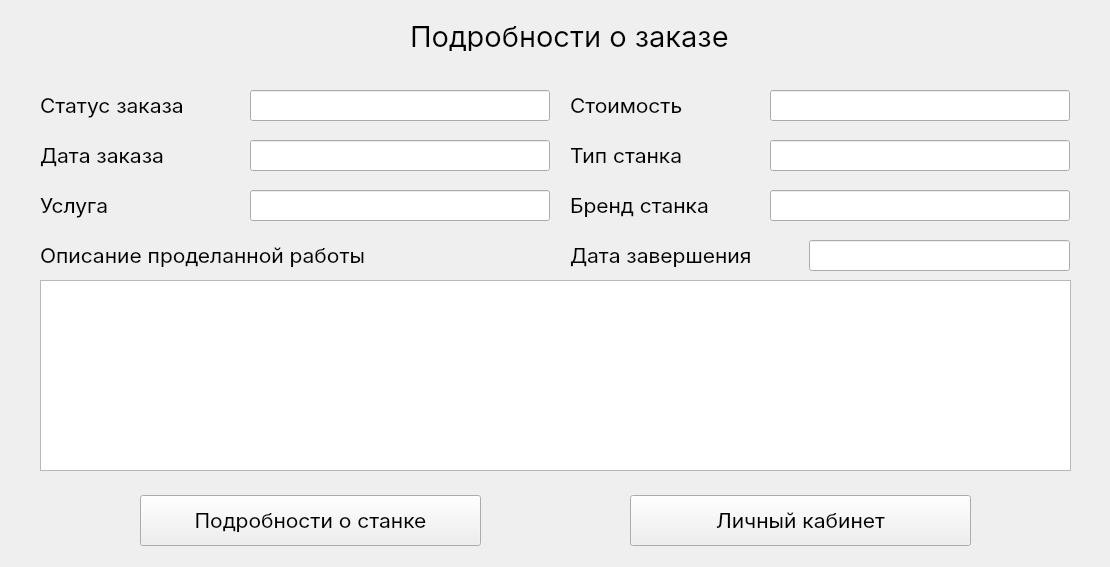
<?xml version="1.0" encoding="UTF-8"?>
<ui version="4.0">
 <class>AboutOrderWindow</class>
 <widget class="QWidget" name="AboutOrderWindow">
  <property name="geometry">
   <rect>
    <x>0</x>
    <y>0</y>
    <width>1110</width>
    <height>567</height>
   </rect>
  </property>
  <property name="sizePolicy">
   <sizepolicy hsizetype="Fixed" vsizetype="Fixed">
    <horstretch>0</horstretch>
    <verstretch>0</verstretch>
   </sizepolicy>
  </property>
  <property name="minimumSize">
   <size>
    <width>1110</width>
    <height>567</height>
   </size>
  </property>
  <property name="maximumSize">
   <size>
    <width>1110</width>
    <height>567</height>
   </size>
  </property>
  <property name="palette">
   <palette>
    <active/>
    <inactive/>
    <disabled/>
   </palette>
  </property>
  <property name="font">
   <font>
    <family>Inter</family>
    <pointsize>16</pointsize>
   </font>
  </property>
  <property name="windowTitle">
   <string>Подробности о заказе</string>
  </property>
  <widget class="QLabel" name="about_order_label">
   <property name="geometry">
    <rect>
     <x>410</x>
     <y>20</y>
     <width>411</width>
     <height>31</height>
    </rect>
   </property>
   <property name="font">
    <font>
     <family>Inter</family>
     <pointsize>22</pointsize>
    </font>
   </property>
   <property name="text">
    <string>Подробности о заказе</string>
   </property>
  </widget>
  <widget class="QLabel" name="status_order_label">
   <property name="geometry">
    <rect>
     <x>40</x>
     <y>90</y>
     <width>181</width>
     <height>31</height>
    </rect>
   </property>
   <property name="text">
    <string>Статус заказа</string>
   </property>
  </widget>
  <widget class="QLabel" name="date_start_order_label">
   <property name="geometry">
    <rect>
     <x>40</x>
     <y>140</y>
     <width>181</width>
     <height>31</height>
    </rect>
   </property>
   <property name="text">
    <string>Дата заказа</string>
   </property>
  </widget>
  <widget class="QLabel" name="name_service_label">
   <property name="geometry">
    <rect>
     <x>40</x>
     <y>190</y>
     <width>151</width>
     <height>31</height>
    </rect>
   </property>
   <property name="text">
    <string>Услуга</string>
   </property>
  </widget>
  <widget class="QLabel" name="price_service_label">
   <property name="geometry">
    <rect>
     <x>570</x>
     <y>90</y>
     <width>151</width>
     <height>31</height>
    </rect>
   </property>
   <property name="text">
    <string>Стоимость</string>
   </property>
  </widget>
  <widget class="QLabel" name="type_machine_label">
   <property name="geometry">
    <rect>
     <x>570</x>
     <y>140</y>
     <width>151</width>
     <height>31</height>
    </rect>
   </property>
   <property name="text">
    <string>Тип станка</string>
   </property>
  </widget>
  <widget class="QLabel" name="brand_machine_label">
   <property name="geometry">
    <rect>
     <x>570</x>
     <y>190</y>
     <width>181</width>
     <height>31</height>
    </rect>
   </property>
   <property name="text">
    <string>Бренд станка</string>
   </property>
  </widget>
  <widget class="QLabel" name="description_order_label">
   <property name="geometry">
    <rect>
     <x>40</x>
     <y>240</y>
     <width>421</width>
     <height>31</height>
    </rect>
   </property>
   <property name="text">
    <string>Описание проделанной работы</string>
   </property>
  </widget>
  <widget class="QLineEdit" name="status_order_line_edit">
   <property name="geometry">
    <rect>
     <x>250</x>
     <y>90</y>
     <width>300</width>
     <height>31</height>
    </rect>
   </property>
   <property name="text">
    <string/>
   </property>
   <property name="readOnly">
    <bool>true</bool>
   </property>
  </widget>
  <widget class="QLineEdit" name="date_start_order_line_edit">
   <property name="geometry">
    <rect>
     <x>250</x>
     <y>140</y>
     <width>300</width>
     <height>31</height>
    </rect>
   </property>
   <property name="readOnly">
    <bool>true</bool>
   </property>
  </widget>
  <widget class="QLineEdit" name="name_service_line_edit">
   <property name="geometry">
    <rect>
     <x>250</x>
     <y>190</y>
     <width>300</width>
     <height>31</height>
    </rect>
   </property>
   <property name="text">
    <string/>
   </property>
   <property name="readOnly">
    <bool>true</bool>
   </property>
  </widget>
  <widget class="QLineEdit" name="brand_machine_line_edit">
   <property name="geometry">
    <rect>
     <x>770</x>
     <y>190</y>
     <width>300</width>
     <height>31</height>
    </rect>
   </property>
   <property name="readOnly">
    <bool>true</bool>
   </property>
  </widget>
  <widget class="QLineEdit" name="type_machine_line_edit">
   <property name="geometry">
    <rect>
     <x>770</x>
     <y>140</y>
     <width>300</width>
     <height>31</height>
    </rect>
   </property>
   <property name="readOnly">
    <bool>true</bool>
   </property>
  </widget>
  <widget class="QLineEdit" name="price_service_line_edit">
   <property name="geometry">
    <rect>
     <x>770</x>
     <y>90</y>
     <width>300</width>
     <height>31</height>
    </rect>
   </property>
   <property name="readOnly">
    <bool>true</bool>
   </property>
  </widget>
  <widget class="QTextEdit" name="description_order_text_edit">
   <property name="geometry">
    <rect>
     <x>40</x>
     <y>280</y>
     <width>1031</width>
     <height>191</height>
    </rect>
   </property>
   <property name="readOnly">
    <bool>true</bool>
   </property>
  </widget>
  <widget class="QPushButton" name="about_machine_button">
   <property name="geometry">
    <rect>
     <x>140</x>
     <y>495</y>
     <width>341</width>
     <height>51</height>
    </rect>
   </property>
   <property name="font">
    <font>
     <family>Inter</family>
     <pointsize>16</pointsize>
    </font>
   </property>
   <property name="text">
    <string>Подробности о станке</string>
   </property>
  </widget>
  <widget class="QPushButton" name="go_area_button">
   <property name="geometry">
    <rect>
     <x>630</x>
     <y>495</y>
     <width>341</width>
     <height>51</height>
    </rect>
   </property>
   <property name="font">
    <font>
     <family>Inter</family>
     <pointsize>16</pointsize>
    </font>
   </property>
   <property name="text">
    <string>Личный кабинет</string>
   </property>
  </widget>
  <widget class="QLineEdit" name="date_end_line_edit">
   <property name="geometry">
    <rect>
     <x>809</x>
     <y>240</y>
     <width>261</width>
     <height>31</height>
    </rect>
   </property>
   <property name="readOnly">
    <bool>true</bool>
   </property>
  </widget>
  <widget class="QLabel" name="date_end_label">
   <property name="geometry">
    <rect>
     <x>570</x>
     <y>240</y>
     <width>241</width>
     <height>31</height>
    </rect>
   </property>
   <property name="text">
    <string>Дата завершения</string>
   </property>
  </widget>
 </widget>
 <resources/>
 <connections/>
</ui>
